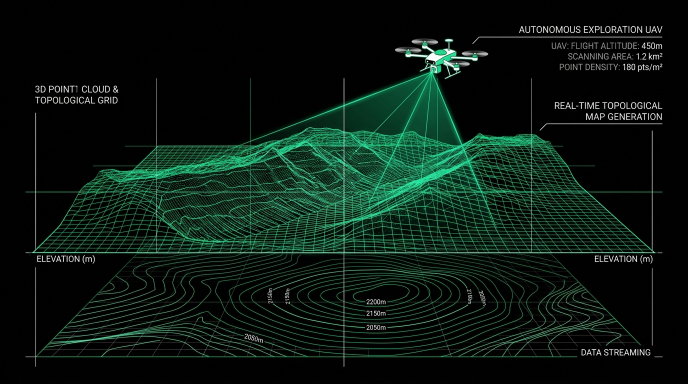
#> input picture assets/uav_exploration.png, 1376 x 768 px (shown at 1/2 size)
$ python -i feature_tracker.py   (imports and definitions only)
#> lines starting #> are read from the running program, lines starting #| are printed output that depends on the picture
#> further down, picture is the input picture: shape (768, 1376, 3); mean B, G, R 18.3, 25.8, 11
"""
Feature Tracker Module
Extracts ORB features from consecutive video frames and matches them using BFMatcher with Hamming distance
and Lowe's ratio test for robust correspondence estimation.
"""

from dataclasses import dataclass
from typing import List, Optional, Tuple
import cv2
import numpy as np


@dataclass
class MatchResult:
    """Holds correspondence results between two frames."""
    pts1: np.ndarray          # Nx2 float32 array of coordinates in frame 1
    pts2: np.ndarray          # Nx2 float32 array of coordinates in frame 2
    kp1: List[cv2.KeyPoint]   # Keypoints from frame 1
    kp2: List[cv2.KeyPoint]   # Keypoints from frame 2
    matches: List[cv2.DMatch] # Good DMatch objects passing the ratio test


class FeatureTracker:
    def __init__(
        self,
        max_features: int = 2000,
        scale_factor: float = 1.2,
        n_levels: int = 8,
        match_ratio: float = 0.75,
        min_matches: int = 25,
    ):
        """
        Initializes the ORB feature tracker.

        Args:
            max_features: Maximum number of features to retain.
            scale_factor: Pyramid decimation ratio (> 1.0).
            n_levels: Number of pyramid levels.
            match_ratio: Lowe's ratio test threshold.
            min_matches: Minimum number of verified matches required for valid tracking.
        """
        self.max_features = max_features
        self.scale_factor = scale_factor
        self.n_levels = n_levels
        self.match_ratio = match_ratio
        self.min_matches = min_matches

        self.orb = cv2.ORB_create(
            nfeatures=max_features,
            scaleFactor=scale_factor,
            nlevels=n_levels,
            edgeThreshold=31,
            firstLevel=0,
            WTA_K=2,
            scoreType=cv2.ORB_HARRIS_SCORE,
            patchSize=31,
            fastThreshold=20,
        )
        self.clahe = cv2.createCLAHE(clipLimit=2.5, tileGridSize=(8, 8))
        self.matcher = cv2.BFMatcher(cv2.NORM_HAMMING, crossCheck=False)

    def preprocess_frame(self, frame: np.ndarray) -> np.ndarray:
        """
        Enhances frame sharpness and micro-textures (CLAHE + unsharp masking)
        to maximize corner detection and feature descriptor distinctiveness.
        """
        if len(frame.shape) == 3:
            gray = cv2.cvtColor(frame, cv2.COLOR_BGR2GRAY)
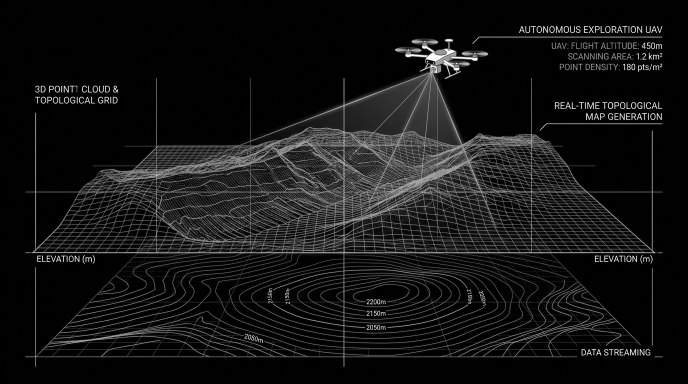
#> gray: shape (768, 1376) (shown at 1/2 size); min 0, max 255, mean 20.5
        else:
            gray = frame.copy()

        # 1. CLAHE to bring out subtle textures in shadows and highlights
        enhanced = self.clahe.apply(gray)
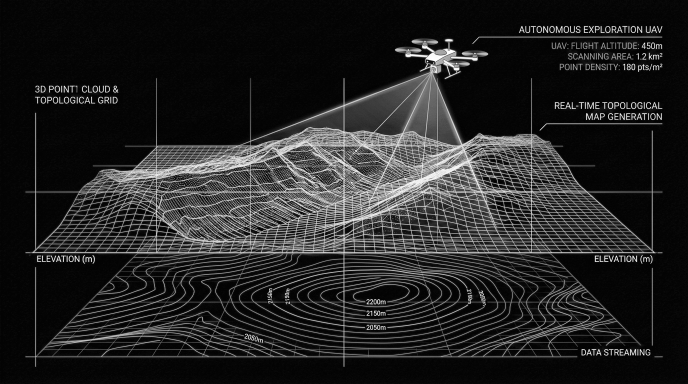
#> enhanced: shape (768, 1376) (shown at 1/2 size); min 1, max 255, mean 36.8

        # 2. Unsharp masking to sharpen edge gradients
        gaussian = cv2.GaussianBlur(enhanced, (0, 0), sigmaX=1.0)
        sharpened = cv2.addWeighted(enhanced, 1.4, gaussian, -0.4, 0)
        return sharpened

    def extract(self, frame: np.ndarray) -> Tuple[List[cv2.KeyPoint], Optional[np.ndarray]]:
        """
        Detects ORB keypoints and computes their binary descriptors on sharpened frame.

        Args:
            frame: BGR or grayscale image array.

        Returns:
            Tuple of (keypoints, descriptors).
        """
        sharpened_gray = self.preprocess_frame(frame)
        kp, des = self.orb.detectAndCompute(sharpened_gray, None)
#> kp = 2000 keypoints; strongest (x, y, size): (1124, 208, 31), (1166, 701, 31), (1124, 213, 31), (1166, 707, 31)
        return kp, des

    # [79 lines left out: functions match, draw_matches, not called in this run]

>>> import cv2
>>> picture = cv2.imread('../../assets/uav_exploration.png')
>>> result = FeatureTracker().extract(picture)
